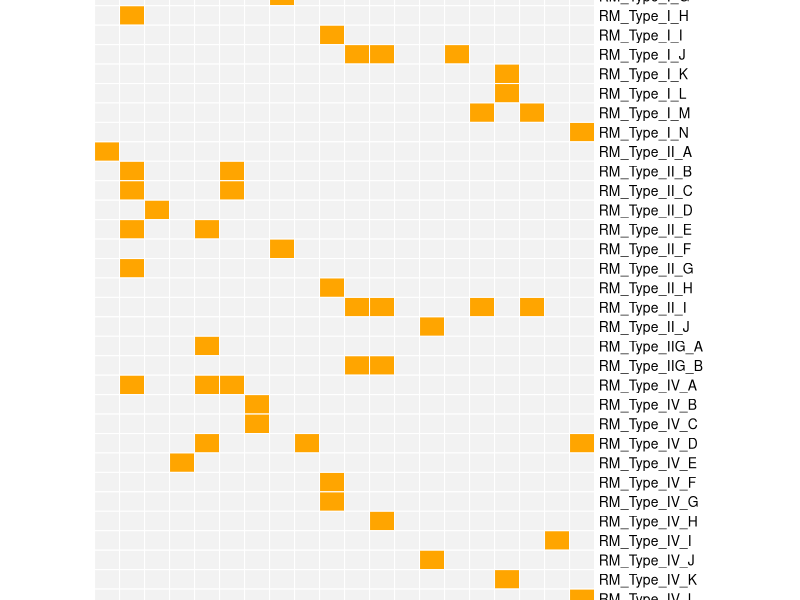
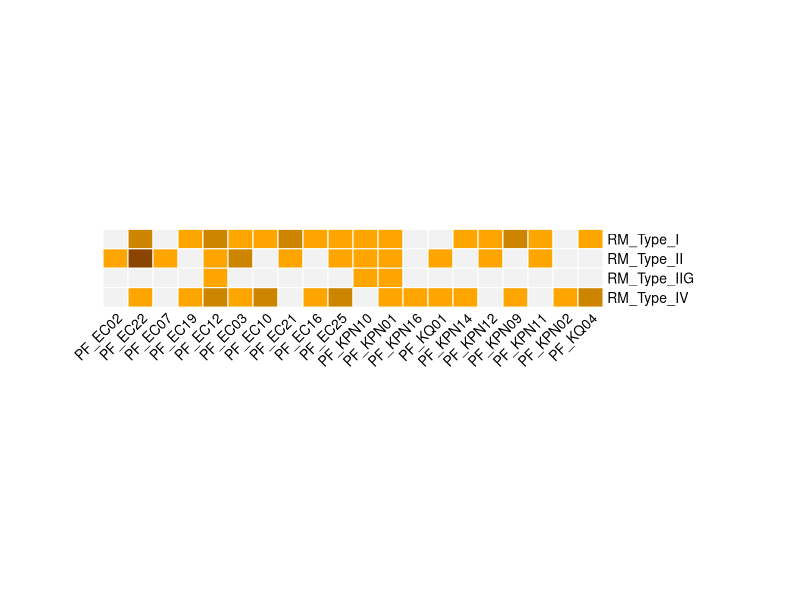
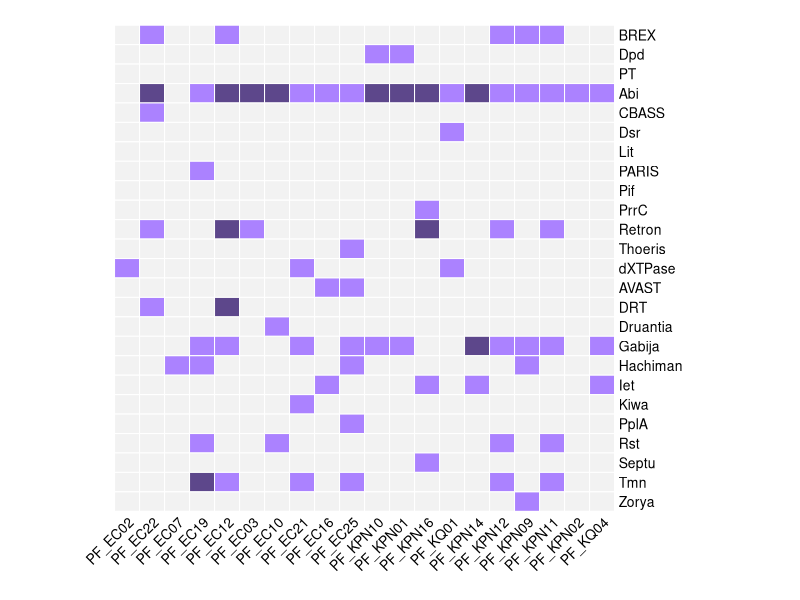
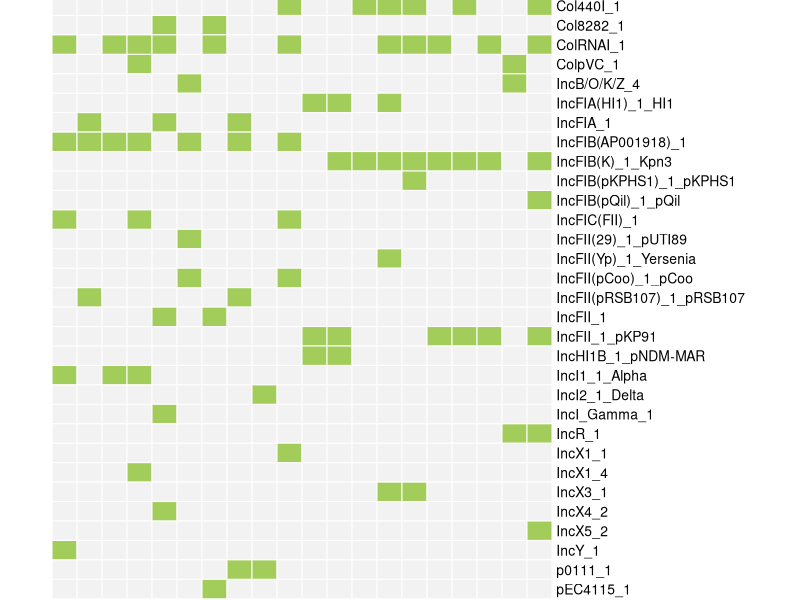

These figures' R source, in order:
library(pheatmap)

rmsys <- read.csv("RM_sys.csv", row.names=1)
rmsyssum <- read.csv("RM_sys_sum.csv", row.names=1)
defsys <- read.csv("defensesys.csv", row.names=1)
plasreps <- read.csv("summary_reps.tsv", row.names=1, header=TRUE, sep="\t", check.names=FALSE)
plasreps <- t(plasreps)
order <- c("PF_EC02", "PF_EC22", "PF_EC07", "PF_EC19", "PF_EC12", "PF_EC03", "PF_EC10", "PF_EC21", "PF_EC16", "PF_EC25",
                "PF_KPN10", "PF_KPN01", "PF_KPN16", "PF_KQ01", "PF_KPN14", "PF_KPN12", "PF_KPN09", "PF_KPN11", "PF_KPN02", "PF_KQ04")

rmsys <- rmsys[, order]
rmsyssum <- rmsyssum[, order]
defsys <- defsys[, order]
plasreps <- plasreps[, order]


pheatmap(rmsys, color=c("gray95", "orange"), cluster_rows=F, cluster_cols=F, border_color="white", angle_col=45, cellwidth=18, cellheight=14, legend=F)
pheatmap(rmsyssum, color=c("gray95", "orange", "orange3", "darkorange3", "darkorange4"), cluster_rows=F, cluster_cols=F, border_color="white", angle_col=45, cellwidth=18, cellheight=14, legend=F)
pheatmap(defsys, color=c("gray95", "mediumpurple1", "mediumpurple4"), cluster_rows=F, cluster_cols=F, border_color="white", angle_col=45, cellwidth=18, cellheight=14, legend=F)
pheatmap(plasreps, color=c("gray95", "darkolivegreen3"), cluster_rows=F, cluster_cols=F, border_color="white", angle_col=45, cellwidth=18, cellheight=14, legend=F)
